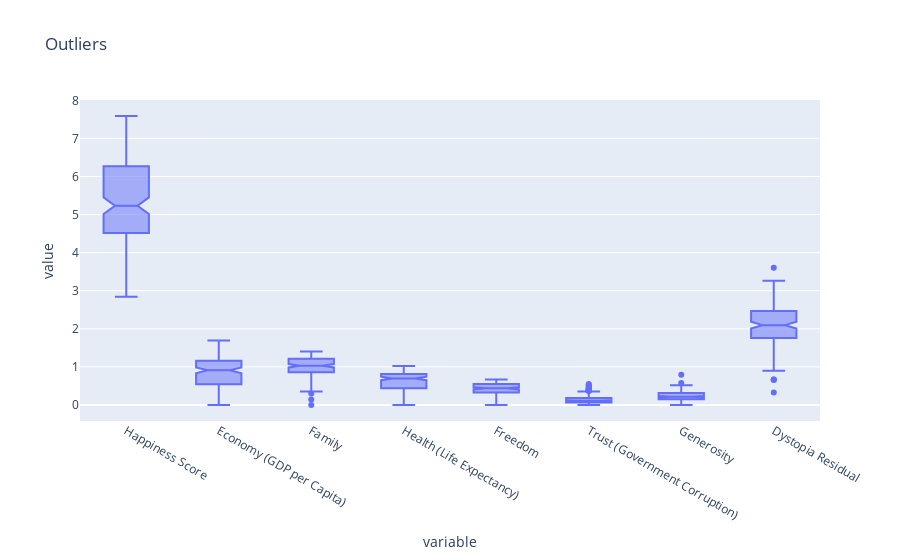

The notebook cell saved with this chart:
### Markdown cell above
# EDA

### Code cell
px.box(df, notched = True, title = 'Outliers') # Plotting a box plot using plotly module.

### Figure 1 — Plotly figure (JSON) as saved in the notebook; plotly's stock layout.template omitted (floating-point values rounded to 4 significant figures; data arrays with more than 128 entries replaced by an {"elided": "..."} marker saying what was removed)
{"data": [{"alignmentgroup": "True", "hovertemplate": "variable=%{x}<br>value=%{y}<extra></extra>", "legendgroup": "", "marker": {"color": "#636efa"}, "name": "", "notched": true, "offsetgroup": "", "orientation": "v", "showlegend": false, "type": "box", "x": {"elided": "1264 str values"}, "x0": " ", "xaxis": "x", "y": {"elided": "1264 float values"}, "y0": " ", "yaxis": "y"}], "layout": {"boxmode": "group", "legend": {"tracegroupgap": 0}, "title": {"text": "Outliers"}, "xaxis": {"anchor": "y", "domain": [0, 1], "title": {"text": "variable"}}, "yaxis": {"anchor": "x", "domain": [0, 1], "title": {"text": "value"}}}}
